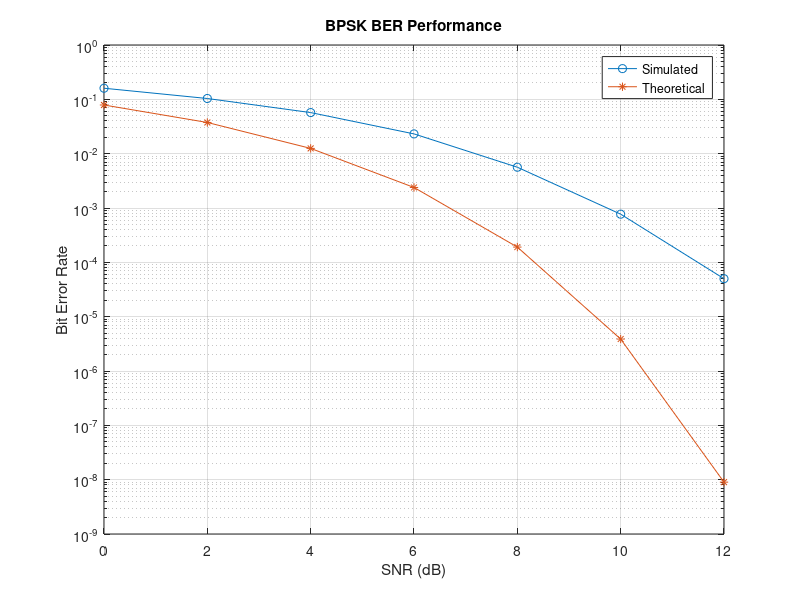

This figure's MATLAB source:
clc; clear; close all;

N = 1e5;                       % Number of bits
SNR_dB = 0:2:12;               % SNR range
BER_sim = zeros(size(SNR_dB));
BER_theory = zeros(size(SNR_dB));

for i = 1:length(SNR_dB)

    bits = randi([0 1], N, 1);         % Generate random bits
    tx = 2*bits - 1;                   % BPSK modulation

    rx = awgn(tx, SNR_dB(i), 'measured');  % Add AWGN noise
    detected = rx > 0;                 % Demodulation

    BER_sim(i) = sum(bits ~= detected) / N;

    SNR_linear = 10^(SNR_dB(i)/10);
    BER_theory(i) = 0.5 * erfc(sqrt(SNR_linear));
end

semilogy(SNR_dB, BER_sim, 'o-', SNR_dB, BER_theory, '*-');
legend('Simulated','Theoretical');
xlabel('SNR (dB)');
ylabel('Bit Error Rate');
title('BPSK BER Performance');
grid on;
